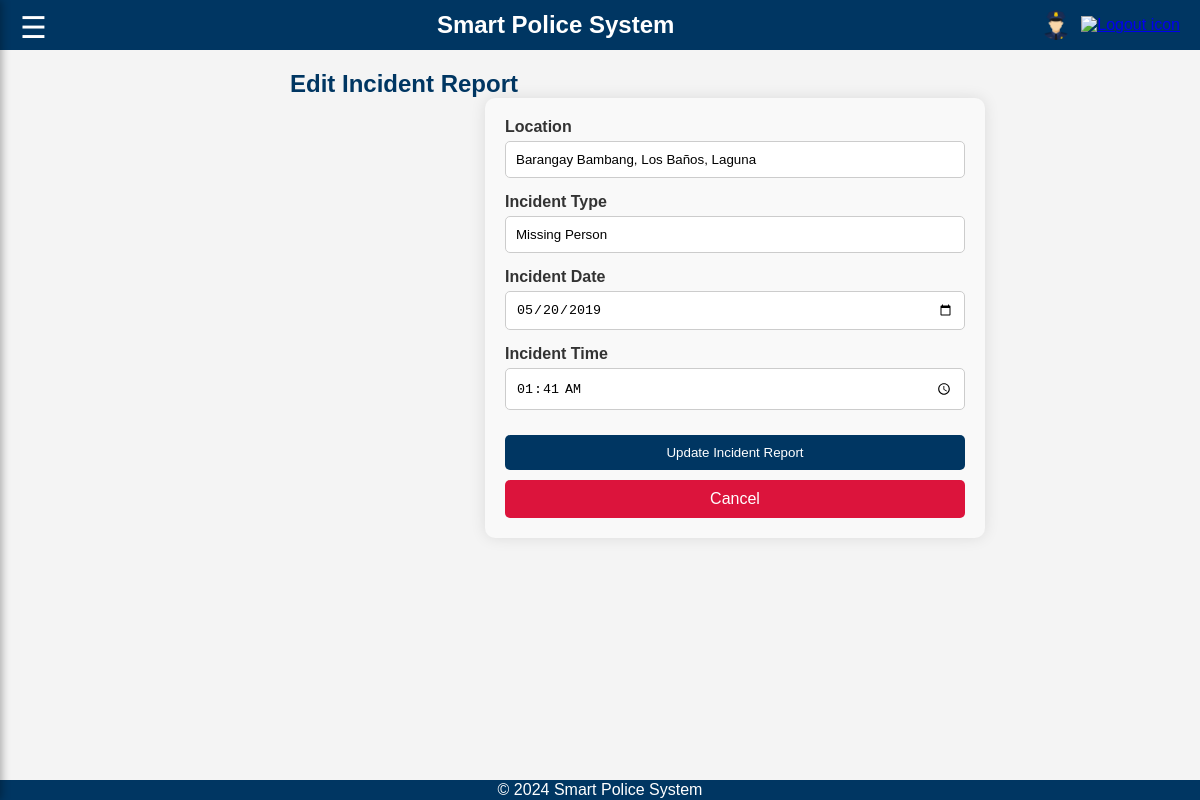
The app's page /Admin/edit_incident_report.php?id=1 (signed in) with its own data.
### tables this page shows
CREATE TABLE IF NOT EXISTS `incident_reports` (
  `id` INT(11) NOT NULL AUTO_INCREMENT,
  `location` VARCHAR(255) NOT NULL,
  `incident_type` VARCHAR(255) NOT NULL,
  `incident_date` DATE NOT NULL,
  `incident_time` TIME NOT NULL,
  `latitude` DECIMAL(10, 6) NOT NULL,  
  `longitude` DECIMAL(10, 6) NOT NULL, 
  `created_at` TIMESTAMP NOT NULL DEFAULT CURRENT_TIMESTAMP,
  PRIMARY KEY (`id`)
);

### Admin/edit_incident_report.php (the view, shortened to what this page needs)
<?php
include 'includes/db_connection.php';
$id = $_GET['id'];
$sql = "SELECT * FROM incident_reports WHERE id = $id";
$result = $conn->query($sql);
$report = $result->fetch_assoc();
?>
<?php include 'includes/header.php'; ?>
<?php include 'includes/sidebar.php'; ?>
<div class="content">
    <h2>Edit Incident Report</h2>
    <div class="form-container">
        <form action="edit_incident_report.php?id=<?php echo $id; ?>" method="POST">
            <div class="form-group">
                <label for="location">Location</label>
                <input type="text" id="location" name="location" value="<?php echo $report['location']; ?>" required>
            </div>
            <div class="form-group">
                <label for="incident_type">Incident Type</label>
                <input type="text" id="incident_type" name="incident_type" value="<?php echo $report['incident_type']; ?>" required>
            </div>
            <div class="form-group">
                <label for="incident_date">Incident Date</label>
                <input type="date" id="incident_date" name="incident_date" value="<?php echo $report['incident_date']; ?>" required>
            </div>
            <div class="form-group">
                <label for="incident_time">Incident Time</label>
                <input type="time" id="incident_time" name="incident_time" value="<?php echo date('H:i', strtotime($report['incident_time'])); ?>" required>
            </div>
            <button type="submit" class="btn-update">Update Incident Report</button>
        </form>
        <a href="incident_reports.php" class="btn-cancel">Cancel</a>
    </div>
</div>
<?php include 'includes/footer.php'; ?>

### assets/css/styles.css (style rules this page uses)
body { font-family: Arial, sans-serif; margin: 0; padding: 0; background-color: #f4f4f4; }
.content { margin-left: 250px; padding: 20px; transition: margin-left 0.3s; }

### includes/header.php (style rules this page uses)
* { margin: 0; padding: 0; box-sizing: border-box; }
body { font-family: Arial, sans-serif; background-color: #f4f4f9; }

### includes/footer.php (style rules this page uses)
body { display: flex; flex-direction: column; min-height: 100vh; margin: 0; }
.content { flex: 1; }

### Admin/edit_incident_report.php (style rules this page uses)
.content { margin-left: 270px; padding: 20px; }
h2 { color: #003662; }
.form-container { background-color: #f9f9f9; padding: 20px; border-radius: 10px; max-width: 500px; margin: 0 auto; box-shadow: 0px 0px 15px rgba(0, 0, 0, 0.1); }
.form-group { margin-bottom: 15px; }
.form-group label { display: block; color: #333; font-weight: bold; margin-bottom: 5px; }
.form-group input { width: 100%; padding: 10px; border: 1px solid #ccc; border-radius: 5px; }
.btn-update, .btn-cancel { background-color: #003662; color: white; padding: 10px 15px; border: none; border-radius: 5px; cursor: pointer; transition: background-color 0.3s; width: 100%; text-align: center; margin-top: 10px; display: inline-block; text-decoration: none; }
.btn-cancel { background-color: #dc143c; }

### records on screen
incident_reports: location "Barangay Bambang, Los Baños, Laguna", incident_type "Missing Person", incident_date "05/20/2019", incident_time "01:41"
